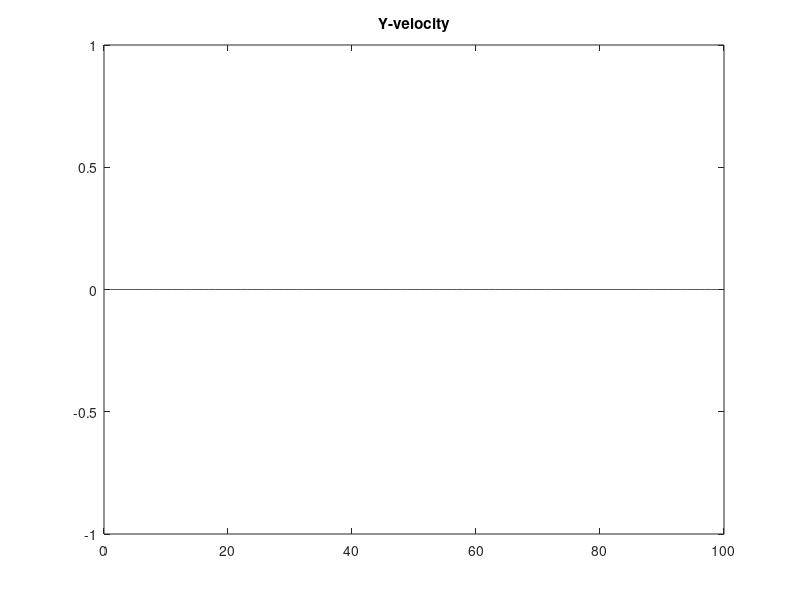
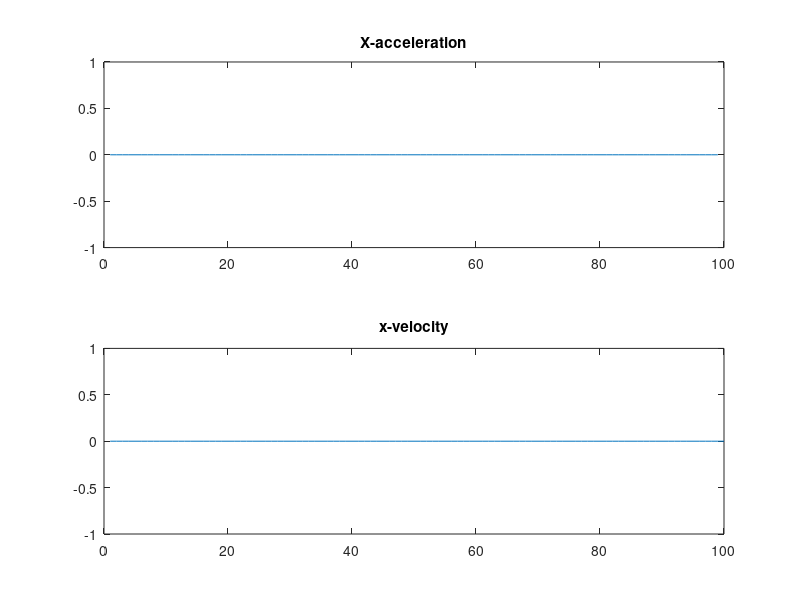
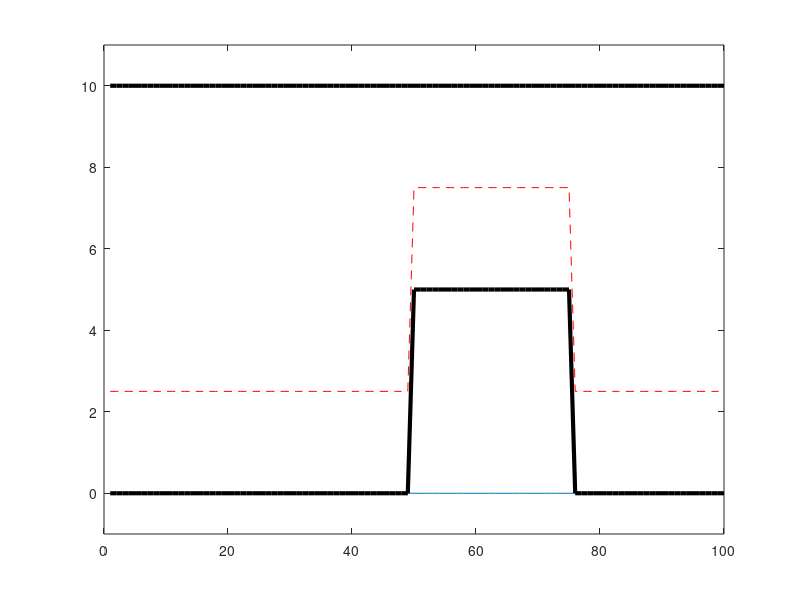

The MATLAB source for these figures, in order:
%% Moving reference frame
clear;clc;clf;close;
ds=1;                                   % delta s = 1 meter
A = [0 0;0 0];
B = [1 0;0 1];

n = size(A,2);                          % Number of states
m = size(B,2);                          % Number of inputs
t = 1;                                  % Number of time variables

C = [1 0;0 1];
D = [0 0;0 0];

% H = [0 1];                              % Selection matrix
% Cz= H*C;

ph =100;                                 % Prediction horizon

laneWidth = 2.5;                          % Lanewidth
ysp=[ones(1,ph)*(2);ones(1,ph)*2.5];      % Setpoint for xdot and y pos.
ysp(2,floor(ph/4*2):floor(ph/4*3))=7.5;   % Obstacle refererence
x0=[2;2.5];                               % Initial state value

%
vtilde_r = 2;                             % relative refenrence velocity

% State/input penalty
qx_ref = [0 0;0 20];qax=10;qvy=200;qjx=100;qay=800;qt=1;
r = 1;

H1 = blkdiag(kron(eye(ph),C'*qx_ref*C),kron(eye(ph),eye(m)*r));  % Extend costfunction with, same things as nikolce.

% Costfunction for x acceleration
H2 = [kron(eye(ph),[1 0;0 0]) + [zeros(2,ph*n);kron(eye(ph-1),[-1 0;0 0]) zeros((ph-1)*n,2)] + ...
    [zeros((ph-1)*n,2) kron(eye(ph-1),[-1 0;0 0]);zeros(2,ph*n)] + [zeros(2,ph*n);zeros((ph-2)*n,2)...
    kron(eye(ph-2),[1 0;0 0]) zeros((ph-2)*n,2);zeros(2,ph*n)]];
H2 =qax*[H2 zeros(ph*n,ph*m);zeros(ph*m,ph*(n+m))];

% Costfunction for y velocity 
H3 = [kron(eye(ph),[0 0;0 1]) + [zeros(2,ph*n);kron(eye(ph-1),[0 0;0 -1]) zeros((ph-1)*n,2)] + ...
    [zeros((ph-1)*n,2) kron(eye(ph-1),[0 0;0 -1]);zeros(2,ph*n)] + [zeros(2,ph*n);zeros((ph-2)*n,2)...
    kron(eye(ph-2),[0 0;0 1]) zeros((ph-2)*n,2);zeros(2,ph*n)]];
H3 =qvy*[H3 zeros(ph*n,ph*m);zeros(ph*m,ph*(n+m))];

% Costfunction for y acceleration
H4 = zeros(ph*n,ph*n);
repBlock=zeros(6,6);
repBlock(2,:)=[0 1 0 -2 0 1];
repBlock(4,:)=[0 -2 0 4 0 -2];
repBlock(6,:)=[0 1 0 -2 0 1];

for i=1:2:n*ph-5
    temp=zeros(ph*n,ph*n);
    temp(i:i+5,i:i+5)=repBlock;
    H4=H4+temp;
end

H4 =qay*[H4 zeros(ph*n,ph*m);zeros(ph*m,ph*(n+m))];

% Costfunction for x jerk
H5 = zeros(ph*n,ph*n);
repBlock=zeros(6,6);
repBlockH5(1,:)=[1 0 -2 0 1 0];
repBlockH5(3,:)=[-2 0 4 0 -2 0];
repBlockH5(5,:)=[1 0 -2 0 1 0];

for i=1:2:n*ph-5
    temp=zeros(ph*n,ph*n);
    temp(i:i+5,i:i+5)=repBlock;
    H5=H5+temp;
end
H5 = qjx*[H5 zeros(ph*n,ph*m);zeros(ph*m,ph*(n+m))];

H=2*(H1+H2+H3+H4+H5);
H = blkdiag(H,eye(t*ph)*0);
H(end:end)=qt;
f1 = 2*(C*ysp)'*qx_ref;f=[];

for i=1:size(f1,1)
    f = [f;f1(i,1);f1(i,2)];
end
f = -[f;zeros(m*ph,1);zeros(t*ph,1)];

% Equality constraints
Aeq =[[zeros(2,n*ph);-eye((ph-1)*n) zeros((ph-1)*n,2)]+eye(ph*n) kron(eye(ph),-B) zeros(n*ph,t*ph)];
% Aeq2 =[1 zeros(1,(m+n+t)*ph-1); 0 0 1 zeros(1,(m+n+t)*ph-3); zeros(1,(m+n)*ph) 1 zeros(1,ph-1)];
% Aeq =[Aeq1;Aeq2];

beq = zeros(size(Aeq,1),1);beq(1:2)=x0;%beq(end-2:end)=[x0(1) x0(1) 0];

% Inequality constraints
ymin=ones(1,ph)*eps;
ymin(floor(ph/4*2):floor(ph/4*3))=5;
ymax=ones(1,ph)*10;

Ain1=[-kron(eye(ph),[0 1]) zeros(ph,ph*(m+t))];
Ain2 = [kron(eye(ph),[-1/(vtilde_r^2) 0]) zeros(t*ph,m*ph) ...
    [zeros(1,ph*t);eye(t*ph-1) zeros(t*ph-1,1)]+ -1*eye(t*ph)];

Ain=[Ain1;Ain2;-1 0 1 0 zeros(1,(m+n+t)*ph-4)];

bin=[-ymin'; ones(t*ph,1)*(-2/vtilde_r);0.003];


z=quadprog(H,f,Ain,bin,Aeq,beq,[],[]);

figure(1)

plot(z(4:2:ph*n)-z(2:2:(ph-1)*n))
title('Y-velocity')

figure(2)
subplot(2,1,1)
plot(z(3:2:ph*n)-z(1:2:(ph-1)*n))
title('X-acceleration')
subplot(2,1,2)
plot(z(1:2:ph*n));
title('x-velocity')

figure(3)
plot(z(n:n:ph*n))
hold on
plot(ymin,'k','Linewidth',3);plot(ymax,'k','Linewidth',3);plot(ysp(2,:),'--r');
axis([0 ph -1 11])